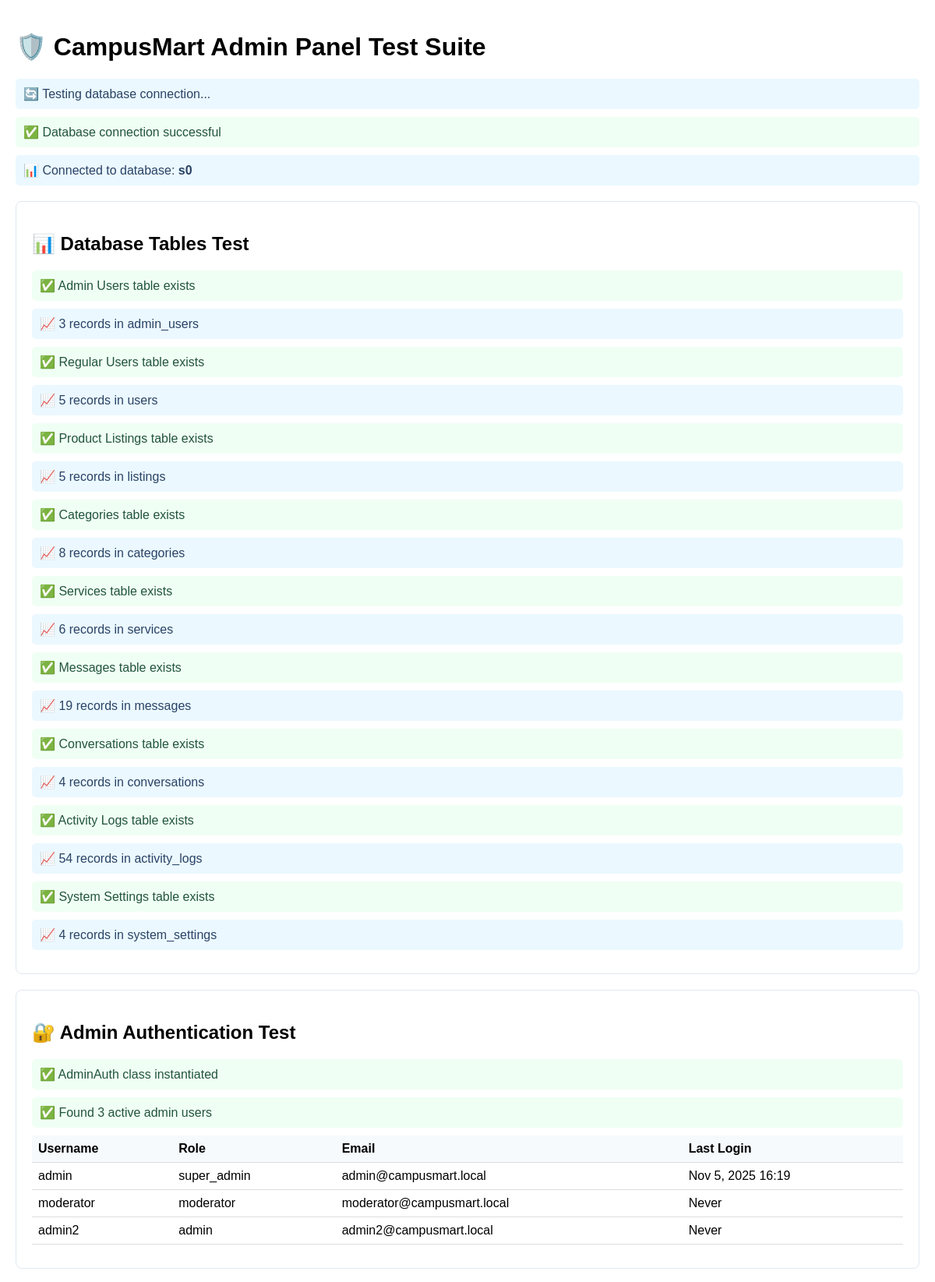
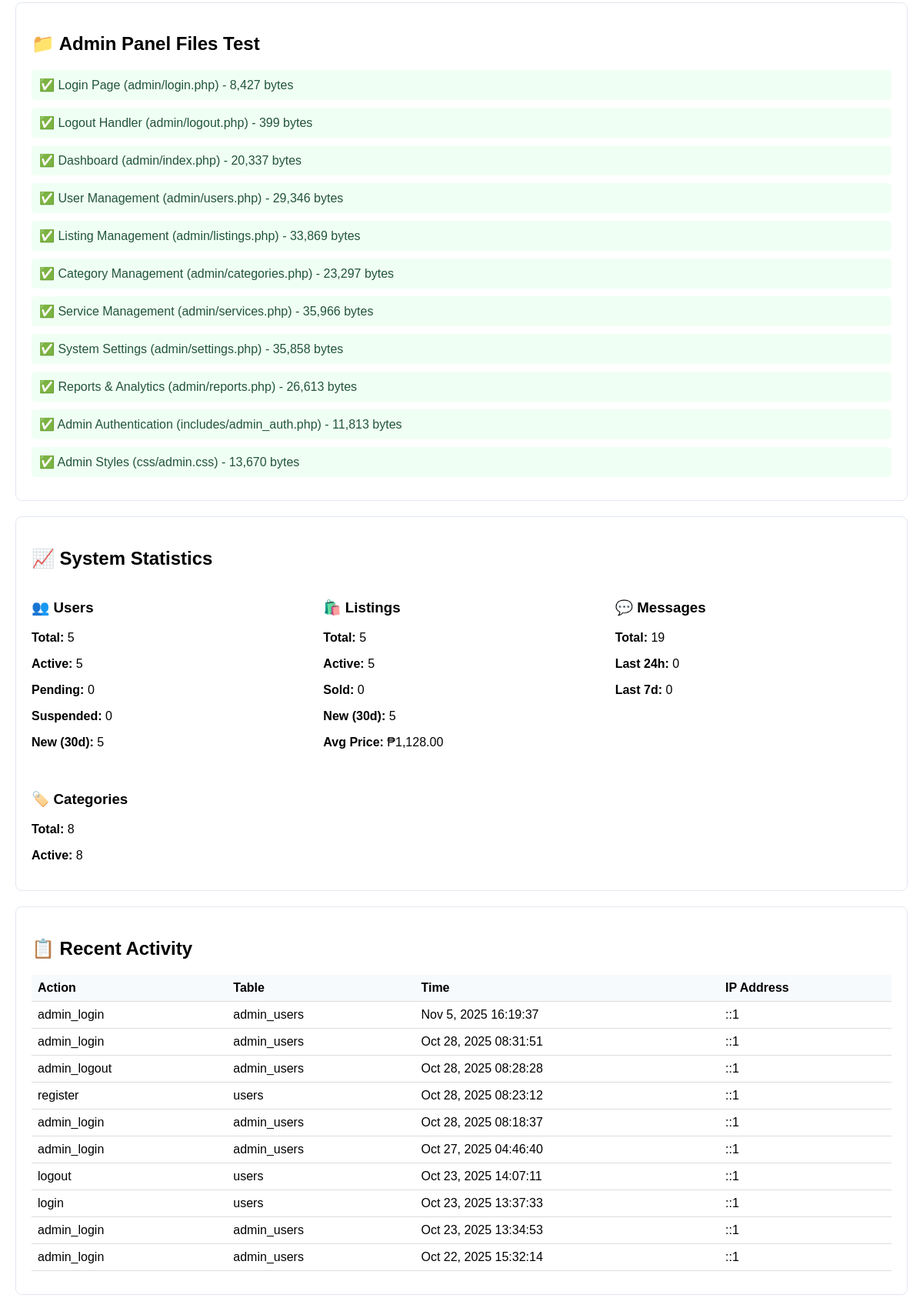
Screenshot of /test_admin_panel.php (upper part) with the database file from the repository (2 pictures, top to bottom).
### tables this page shows
CREATE TABLE `activity_logs` (
  `id` int(11) NOT NULL,
  `user_id` int(11) DEFAULT NULL,
  `action` varchar(100) NOT NULL,
  `table_name` varchar(100) DEFAULT NULL,
  `record_id` int(11) DEFAULT NULL,
  `old_values` longtext DEFAULT NULL CHECK (json_valid(`old_values`)),
  `new_values` longtext DEFAULT NULL CHECK (json_valid(`new_values`)),
  `ip_address` varchar(45) DEFAULT NULL,
  `user_agent` text DEFAULT NULL,
  `created_at` timestamp NOT NULL DEFAULT current_timestamp()
);

### test_admin_panel.php (the view, shortened to what this page needs)
<?php
echo "<!DOCTYPE html>
<html lang='en'>
<head>
    <meta charset='UTF-8'>
    <meta name='viewport' content='width=device-width, initial-scale=1.0'>
    <title>Admin Panel Test - CampusMart</title>
    <style>
        body { font-family: Arial, sans-serif; max-width: 1200px; margin: 0 auto; padding: 20px; }
        .success { color: #22543d; background: #f0fff4; padding: 10px; border-radius: 5px; margin: 10px 0; }
        .error { color: #742a2a; background: #fed7d7; padding: 10px; border-radius: 5px; margin: 10px 0; }
        .warning { color: #744210; background: #fefcbf; padding: 10px; border-radius: 5px; margin: 10px 0; }
        .info { color: #2a4365; background: #ebf8ff; padding: 10px; border-radius: 5px; margin: 10px 0; }
        .test-section { border: 1px solid #e2e8f0; border-radius: 8px; padding: 20px; margin: 20px 0; }
        .test-grid { display: grid; grid-template-columns: repeat(auto-fit, minmax(300px, 1fr)); gap: 20px; }
        table { width: 100%; border-collapse: collapse; margin: 10px 0; }
        th, td { padding: 8px; text-align: left; border-bottom: 1px solid #ddd; }
        th { background-color: #f7fafc; }
        .btn { padding: 8px 16px; margin: 5px; text-decoration: none; border-radius: 4px; display: inline-block; }
        .btn-primary { background: #3182ce; color: white; }
        .btn-success { background: #38a169; color: white; }
        .btn-danger { background: #e53e3e; color: white; }
    </style>
</head>
<body>
    <h1>🛡️ CampusMart Admin Panel Test Suite</h1>";
try {
    echo "<div class='info'>🔄 Testing database connection...</div>";
    $db = getDBConnection();
    echo "<div class='success'>✅ Database connection successful</div>";
    $dbName = $db->query("SELECT DATABASE() as db_name")->fetch()['db_name'];
    echo "<div class='info'>📊 Connected to database: <strong>{$dbName}</strong></div>";
    echo "<div class='test-section'>
            <h2>📊 Database Tables Test</h2>";
    $requiredTables = [
        'admin_users' => 'Admin Users',
        'users' => 'Regular Users',
        'listings' => 'Product Listings',
        'categories' => 'Categories',
        'services' => 'Services',
        'messages' => 'Messages',
        'conversations' => 'Conversations',
        'activity_logs' => 'Activity Logs',
        'system_settings' => 'System Settings'
    ];
    foreach ($requiredTables as $table => $description) {
        try {
            $result = $db->query("SHOW TABLES LIKE '$table'")->fetch();
            if ($result) {
                echo "<div class='success'>✅ {$description} table exists</div>";
                try {
                    $count = $db->query("SELECT COUNT(*) as count FROM `$table`")->fetch()['count'];
                    echo "<div class='info'>📈 {$count} records in {$table}</div>";
                } catch (Exception $e) {
                    echo "<div class='warning'>⚠️ Could not count records in {$table}: " . htmlspecialchars($e->getMessage()) . "</div>";
                }
            } else {
                echo "<div class='error'>❌ {$description} table missing</div>";
                $overallStatus = false;
            }
        } catch (Exception $e) {
            echo "<div class='error'>❌ Error checking {$description} table: " . htmlspecialchars($e->getMessage()) . "</div>";
            $overallStatus = false;
        }
    }
    echo "</div>";
    echo "<div class='test-section'>
            <h2>🔐 Admin Authentication Test</h2>";
    try {
        echo "<div class='success'>✅ AdminAuth class instantiated</div>";
        $admins = $db->query("SELECT * FROM admin_users WHERE is_active = 1")->fetchAll();
        if ($admins) {
            echo "<div class='success'>✅ Found " . count($admins) . " active admin users</div>";
            echo "<table>
                    <tr><th>Username</th><th>Role</th><th>Email</th><th>Last Login</th></tr>";
            foreach ($admins as $admin) {
                $lastLogin = $admin['last_login'] ? date('M j, Y H:i', strtotime($admin['last_login'])) : 'Never';
                echo "<tr>
                        <td>{$admin['username']}</td>
                        <td>{$admin['role']}</td>
                        <td>{$admin['email']}</td>
                        <td>{$lastLogin}</td>
                      </tr>";
            }
            echo "</table>";
        } else {
            echo "<div class='error'>❌ No active admin users found</div>";
            $overallStatus = false;
        }
    } catch (Exception $e) {
        echo "<div class='error'>❌ AdminAuth error: " . htmlspecialchars($e->getMessage()) . "</div>";
        $overallStatus = false;
    }
    echo "</div>";
    echo "<div class='test-section'>
            <h2>📁 Admin Panel Files Test</h2>";
    $adminFiles = [
        'admin/login.php' => 'Login Page',
        'admin/logout.php' => 'Logout Handler',
        'admin/index.php' => 'Dashboard',
        'admin/users.php' => 'User Management',
        'admin/listings.php' => 'Listing Management',
        'admin/categories.php' => 'Category Management',
        'admin/services.php' => 'Service Management',
        'admin/settings.php' => 'System Settings',
        'admin/reports.php' => 'Reports & Analytics',
        'includes/admin_auth.php' => 'Admin Authentication',
        'css/admin.css' => 'Admin Styles'
    ];
    foreach ($adminFiles as $file => $description) {
        if (file_exists($file)) {
            $size = filesize($file);
            echo "<div class='success'>✅ {$description} ({$file}) - " . number_format($size) . " bytes</div>";
        } else {
            echo "<div class='error'>❌ Missing: {$description} ({$file})</div>";
            $overallStatus = false;
        }
    }
    echo "</div>";
    echo "<div class='test-section'>
            <h2>📈 System Statistics</h2>
            <div class='test-grid'>";
    try {
        $userStats = $db->query("
            SELECT
                COUNT(*) as total,
                COUNT(CASE WHEN status = 'active' THEN 1 END) as active,
                COUNT(CASE WHEN status = 'pending' THEN 1 END) as pending,
                COUNT(CASE WHEN status = 'suspended' THEN 1 END) as suspended,
                COUNT(CASE WHEN created_at >= DATE_SUB(NOW(), INTERVAL 30 DAY) THEN 1 END) as new_30d
            FROM `users`
        ")->fetch();
    } catch (Exception $e) {
        echo "<div class='error'>❌ Error getting user statistics: " . htmlspecialchars($e->getMessage()) . "</div>";
        $userStats = ['total' => 0, 'active' => 0, 'pending' => 0, 'suspended' => 0, 'new_30d' => 0];
    }
    echo "<div>
            <h3>👥 Users</h3>
            <p><strong>Total:</strong> {$userStats['total']}</p>
            <p><strong>Active:</strong> {$userStats['active']}</p>
            <p><strong>Pending:</strong> {$userStats['pending']}</p>
            <p><strong>Suspended:</strong> {$userStats['suspended']}</p>
            <p><strong>New (30d):</strong> {$userStats['new_30d']}</p>
          </div>";
    try {
        $listingStats = $db->query("
            SELECT
                COUNT(*) as total,
                COUNT(CASE WHEN status = 'active' THEN 1 END) as active,
                COUNT(CASE WHEN status = 'sold' THEN 1 END) as sold,
                COUNT(CASE WHEN created_at >= DATE_SUB(NOW(), INTERVAL 30 DAY) THEN 1 END) as new_30d,
                AVG(price) as avg_price
            FROM `listings`
        ")->fetch();
    } catch (Exception $e) {
        echo "<div class='error'>❌ Error getting listing statistics: " . htmlspecialchars($e->getMessage()) . "</div>";
        $listingStats = ['total' => 0, 'active' => 0, 'sold' => 0, 'new_30d' => 0, 'avg_price' => 0];
    }
    echo "<div>
            <h3>🛍️ Listings</h3>
            <p><strong>Total:</strong> {$listingStats['total']}</p>
            <p><strong>Active:</strong> {$listingStats['active']}</p>
            <p><strong>Sold:</strong> {$listingStats['sold']}</p>
            <p><strong>New (30d):</strong> {$listingStats['new_30d']}</p>
            <p><strong>Avg Price:</strong> ₱" . number_format($listingStats['avg_price'], 2) . "</p>
          </div>";
    $messageStats = $db->query("
        SELECT
            COUNT(*) as total,
            COUNT(CASE WHEN created_at >= DATE_SUB(NOW(), INTERVAL 24 HOUR) THEN 1 END) as last_24h,
            COUNT(CASE WHEN created_at >= DATE_SUB(NOW(), INTERVAL 7 DAY) THEN 1 END) as last_7d
        FROM messages
    ")->fetch();
    echo "<div>
            <h3>💬 Messages</h3>
            <p><strong>Total:</strong> {$messageStats['total']}</p>
            <p><strong>Last 24h:</strong> {$messageStats['last_24h']}</p>
            <p><strong>Last 7d:</strong> {$messageStats['last_7d']}</p>
          </div>";
    try {
        $hasIsActive = $db->query("SHOW COLUMNS FROM categories LIKE 'is_active'")->fetch();
        if ($hasIsActive) {
            $categoryStats = $db->query("
                SELECT
                    COUNT(*) as total,
                    COUNT(CASE WHEN is_active = 1 THEN 1 END) as active
                FROM categories
            ")->fetch();
        }
    } catch (Exception $e) {
        echo "<div class='error'>❌ Error getting category statistics: " . htmlspecialchars($e->getMessage()) . "</div>";
        $categoryStats = ['total' => 0, 'active' => 0];
    }
    echo "<div>
            <h3>🏷️ Categories</h3>
            <p><strong>Total:</strong> {$categoryStats['total']}</p>
            <p><strong>Active:</strong> {$categoryStats['active']}</p>
          </div>";
    echo "</div></div>";
    echo "<div class='test-section'>
            <h2>📋 Recent Activity</h2>";
    $recentActivity = $db->query("
        SELECT action, table_name, created_at, ip_address
        FROM activity_logs
        ORDER BY created_at DESC
        LIMIT 10
    ")->fetchAll();
    if ($recentActivity) {
        echo "<table>
                <tr><th>Action</th><th>Table</th><th>Time</th><th>IP Address</th></tr>";
        foreach ($recentActivity as $activity) {
            echo "<tr>
                    <td>{$activity['action']}</td>
                    <td>{$activity['table_name']}</td>
                    <td>" . date('M j, Y H:i:s', strtotime($activity['created_at'])) . "</td>
                    <td>{$activity['ip_address']}</td>
                  </tr>";
        }
        echo "</table>";
    } else {
        echo "<div class='info'>No recent activity found</div>";
    }
    echo "</div>";
} catch (Exception $e) {
    echo "<div class='error'>❌ Critical Error: " . htmlspecialchars($e->getMessage()) . "</div>";
    echo "<div class='info'>Please check your database connection and configuration.</div>";
}
echo "</body></html>";
?>

### test_admin_panel.php (style rules this page uses)
body { font-family: Arial, sans-serif; max-width: 1200px; margin: 0 auto; padding: 20px; }
.success { color: #22543d; background: #f0fff4; padding: 10px; border-radius: 5px; margin: 10px 0; }
.info { color: #2a4365; background: #ebf8ff; padding: 10px; border-radius: 5px; margin: 10px 0; }
.test-section { border: 1px solid #e2e8f0; border-radius: 8px; padding: 20px; margin: 20px 0; }
.test-grid { display: grid; grid-template-columns: repeat(auto-fit, minmax(300px, 1fr)); gap: 20px; }
table { width: 100%; border-collapse: collapse; margin: 10px 0; }
th, td { padding: 8px; text-align: left; border-bottom: 1px solid #ddd; }
th { background-color: #f7fafc; }

### rows the page displays
activity_logs: action "admin_login", table_name "admin_users", created_at "Nov 5, 2025 16:19:37", ip_address "::1"
activity_logs: action "admin_login", table_name "admin_users", created_at "Oct 28, 2025 08:31:51", ip_address "::1"
activity_logs: action "admin_logout", table_name "admin_users", created_at "Oct 28, 2025 08:28:28", ip_address "::1"
activity_logs: action "register", table_name "users", created_at "Oct 28, 2025 08:23:12", ip_address "::1"
activity_logs: action "admin_login", table_name "admin_users", created_at "Oct 28, 2025 08:18:37", ip_address "::1"
activity_logs: action "admin_login", table_name "admin_users", created_at "Oct 27, 2025 04:46:40", ip_address "::1"
activity_logs: action "logout", table_name "users", created_at "Oct 23, 2025 14:07:11", ip_address "::1"
activity_logs: action "login", table_name "users", created_at "Oct 23, 2025 13:37:33", ip_address "::1"
activity_logs: action "admin_login", table_name "admin_users", created_at "Oct 23, 2025 13:34:53", ip_address "::1"
activity_logs: action "admin_login", table_name "admin_users", created_at "Oct 22, 2025 15:32:14", ip_address "::1"

### other values shown
$dbName "s0"
$description "Admin Users"
$count "3"
$table "admin_users"
$description "Regular Users"
$count "5"
$table "users"
$description "Product Listings"
$table "listings"
$description "Categories"
$count "8"
$table "categories"
$description "Services"
$count "6"
$table "services"
